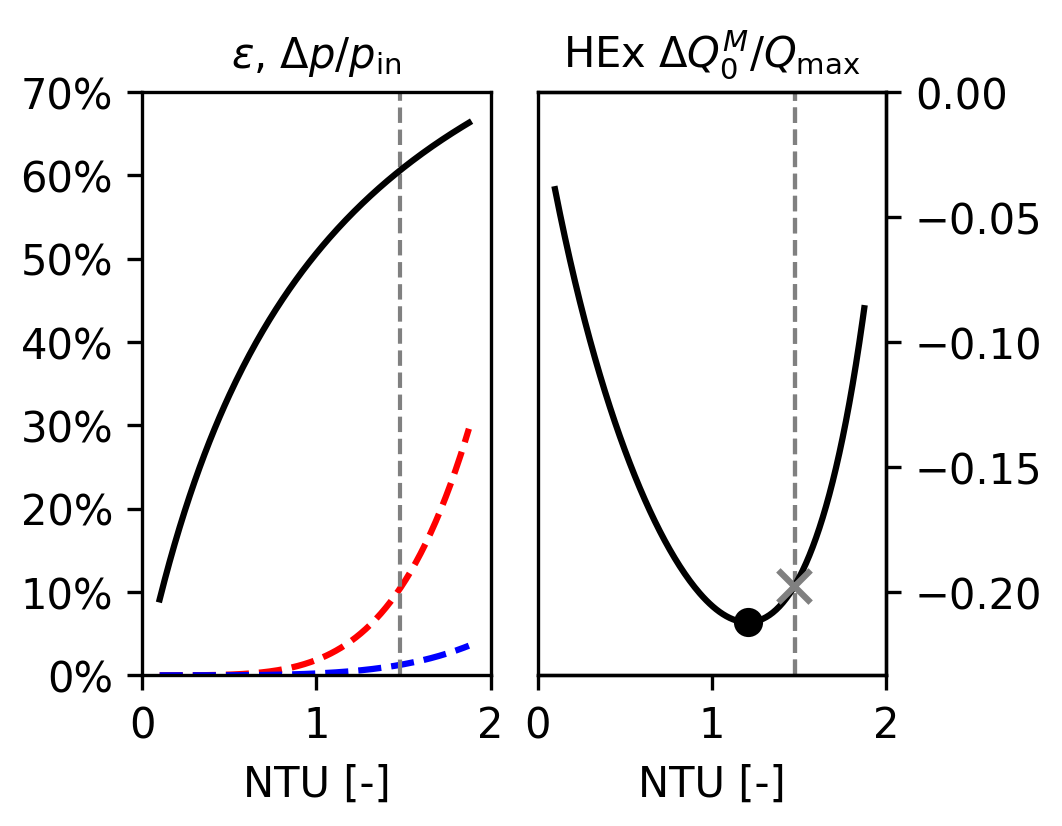

Recreate this plot in Python.
import os

import matplotlib.pyplot as plt
import numpy as np
import xflow_ver07
from xflow_ver07 import calculate_pressure_drop_ratio, create_plot

save_dir = os.path.dirname(os.path.abspath(__file__))

# Helicopter defaults (hardcoded from xflow.py)
DEFAULT_PRESSURE_DROP_ASSUMPTION = "inlet_density"
DEFAULT_C_COLD_OVER_C_HOT = 0.95  # C_cold / C_hot
DEFAULT_D_R = 0.44
DEFAULT_G2_H = 2e-2
DEFAULT_ST_OVER_F = 0.4  # Assumed same for both fluids
DEFAULT_F_C_OVER_F_H = 1.0  # f_c/f_h
DEFAULT_T = 1.7  # 980/576
DEFAULT_T_DEAD_OVER_T_COLD_IN = 0.52  # 300/576
DEFAULT_P_COLD_IN_OVER_P_HOT_IN = 7.2
DEFAULT_P_HOT_IN_OVER_P_DEAD = 1.03
DEFAULT_P_DEAD_OVER_P_HOT_IN = 1.0 / DEFAULT_P_HOT_IN_OVER_P_DEAD
DEFAULT_GAMMA = 1.4
TARGET_EPS = 0.6
NTU_MATCH = 1.479  # From Helicopter case in xflow.py
DEFAULT_NTU_MAX = 2.0
SHOW_CUBIC = True

# For inlet_density assumption
DEFAULT_MOLAR_MASS_RATIO = 1.0  # M_cold / M_hot (cold/hot) - default when not specified
DEFAULT_A_R = 1.0  # A_r (cold/hot) - default when not specified

DEFAULT_DP_MAX = 0.3

# Single g^2 value for plotting
PLOT_TRIPLE_G2 = None


def save_figures(
    c_cold_over_c_hot,
    st_over_f,
    f_c_over_f_h,
    d_r,
    g2_h,
    dp_max=DEFAULT_DP_MAX,
    base_name="newfig4",
    t=DEFAULT_T,
    t_dead_over_t_cold_in=DEFAULT_T_DEAD_OVER_T_COLD_IN,
    p_cold_in_over_p_hot_in=DEFAULT_P_COLD_IN_OVER_P_HOT_IN,
    p_dead_over_p_hot_in=DEFAULT_P_DEAD_OVER_P_HOT_IN,
    gamma=DEFAULT_GAMMA,
    pressure_drop_assumption=DEFAULT_PRESSURE_DROP_ASSUMPTION,
    molar_mass_ratio=DEFAULT_MOLAR_MASS_RATIO,
    a_r=DEFAULT_A_R,
):
    """
    Save figures as SVG, TIFF, and HD PNG combining conventional and practical frameworks.
    Two subplots side by side: left shows conventional (epsilon + pressure drops), right shows practical.
    """
    # Set font sizes to match Word (10pt = 10 points)
    plt.rcParams.update(
        {
            "font.size": 10,
            "axes.titlesize": 10,
            "axes.labelsize": 10,
            "xtick.labelsize": 10,
            "ytick.labelsize": 10,
            "legend.fontsize": 10,
            "figure.titlesize": 10,
        }
    )

    # Set SHOW_CUBIC and NTU_MATCH in xflow module before calling create_plot
    xflow_ver07.SHOW_CUBIC = SHOW_CUBIC
    xflow_ver07.NTU_MATCH = NTU_MATCH

    # Calculate pressure drop ratio based on assumption
    sigma_r = d_r * a_r if a_r is not None else None
    pressure_drop_ratio = calculate_pressure_drop_ratio(
        pressure_drop_assumption, c_cold_over_c_hot, t, d_r, molar_mass_ratio, sigma_r, p_cold_in_over_p_hot_in
    )

    # Create figure with two subplots side by side
    fig, (ax1, ax2) = plt.subplots(1, 2, figsize=(9 / 2.54, 7 / 2.54))
    ax1_twin = ax1.twinx()  # Will be used but both pressure drops go on left axis

    # Left subplot: Conventional framework
    # Plot epsilon and both pressure drops on left y-axis
    create_plot(
        c_cold_over_c_hot,
        st_over_f,
        f_c_over_f_h,
        d_r,
        g2_h,
        ntu_max=2.0,  # NTU 0-2 for left subplot
        dp_max=dp_max,
        ax=ax1,
        ax_twin=ax1_twin,
        plot_triple_g2=PLOT_TRIPLE_G2,
        framework="conventional",
        t=t,
        t_dead_over_t_cold_in=t_dead_over_t_cold_in,
        p_cold_in_over_p_hot_in=p_cold_in_over_p_hot_in,
        p_dead_over_p_hot_in=p_dead_over_p_hot_in,
        gamma=gamma,
        pressure_drop_percent_ratio_cold_over_hot=pressure_drop_ratio,
    )
    ax1.set_ylabel("")  # Remove the ylabel
    ax1.set_title(r"$\varepsilon$, $\Delta p / p_\mathrm{in}$")  # Set new title

    # Remove twin axis visibility and move pressure drops to main axis
    # Get the pressure drop lines from twin axis and replot on main axis
    handles1, labels1 = ax1.get_legend_handles_labels()
    handles2, labels2 = ax1_twin.get_legend_handles_labels()

    # Remove existing legends
    legend1 = ax1.get_legend()
    if legend1:
        legend1.remove()
    legend1_twin = ax1_twin.get_legend()
    if legend1_twin:
        legend1_twin.remove()

    # Replot pressure drops on main axis (if they exist)
    # We need to get the data from the lines
    for handle in handles2:
        x_data = handle.get_xdata()
        y_data = handle.get_ydata()
        valid_mask = np.isfinite(x_data) & np.isfinite(y_data)
        if np.any(valid_mask):
            label = handle.get_label()
            color = handle.get_color()
            linestyle = handle.get_linestyle()
            ax1.plot(x_data[valid_mask], y_data[valid_mask], color=color, linestyle=linestyle, label=label, zorder=1)

    # Hide twin axis
    ax1_twin.set_visible(False)

    # Set x-axis limits to 0-2
    ax1.set_xlim(0, 2)
    ax1.set_ylim(0, 0.7)
    ax1.set_xlabel("NTU [-]")

    # Add grey vertical line at NTU_MATCH
    # ax1.axvline(x=NTU_MATCH, color="grey", linestyle="--", linewidth=1, zorder=2)

    # Right subplot: Practical framework
    ax2_twin = ax2.twinx()  # Created but will be hidden
    create_plot(
        c_cold_over_c_hot,
        st_over_f,
        f_c_over_f_h,
        d_r,
        g2_h,
        ntu_max=2.0,  # NTU 0-2 for right subplot
        dp_max=dp_max,
        ax=ax2,
        ax_twin=ax2_twin,
        plot_triple_g2=PLOT_TRIPLE_G2,
        framework="practical",
        t=t,
        t_dead_over_t_cold_in=t_dead_over_t_cold_in,
        p_cold_in_over_p_hot_in=p_cold_in_over_p_hot_in,
        p_dead_over_p_hot_in=p_dead_over_p_hot_in,
        gamma=gamma,
        pressure_drop_percent_ratio_cold_over_hot=pressure_drop_ratio,
    )

    # Move y-axis to right side
    # Get ylabel and ylim from left axis (where create_plot set them)
    ylim = ax2.get_ylim()
    # Remove the current title from ax2
    ax2.set_title(r"HEx $\Delta Q_0^M/Q_{\mathrm{max}}$")
    # Remove the current legend from ax2, if it exists
    legend2 = ax2.get_legend()
    if legend2 is not None:
        legend2.remove()

    # Reuse ax2_twin (which was hidden by create_plot) as the right axis
    ax2_twin.set_visible(True)
    ax2_twin.set_ylim(ylim)
    ax2_twin.spines["right"].set_visible(True)
    ax2_twin.yaxis.set_visible(True)
    ax2_twin.tick_params(axis="y", right=True, labelright=True)

    # Hide left y-axis completely
    ax2.yaxis.set_visible(False)
    ax2.spines["left"].set_visible(False)
    ax2.set_ylabel("")  # Clear ylabel from left axis

    # Set x-axis limits to 0-2
    ax2.set_xlim(0, 2)
    ax2.set_xlabel("NTU [-]")

    lines = [line for line in ax2.get_lines()]

    # Add grey vertical line at NTU_MATCH
    ax2.axvline(x=NTU_MATCH, color="grey", linestyle="--", linewidth=1, zorder=2)
    # Scatter an x at the point (NTU_MATCH, y_closest) on the plotted line in ax2
    # Find the first Line2D artist in ax2 that is not a vline or hline

    if lines:
        line = lines[0]
        xdata = line.get_xdata()
        ydata = line.get_ydata()
        # Find index where x data is closest to NTU_MATCH
        idx = (np.abs(xdata - NTU_MATCH)).argmin()
        x_closest = xdata[idx]
        y_closest = ydata[idx]
        ax2.scatter(x_closest, y_closest, marker="x", color="grey", zorder=10, s=60)

    plt.tight_layout(pad=0.5)

    # Save as SVG
    fig.savefig(
        os.path.join(save_dir, f"{base_name}.svg"),
        dpi=300,
        facecolor="white",
        format="svg",
        bbox_inches=None,
        pad_inches=0,
    )

    # Save as TIFF
    fig.savefig(
        os.path.join(save_dir, f"{base_name}.tiff"),
        dpi=300,
        facecolor="white",
        format="tiff",
        bbox_inches=None,
        pad_inches=0,
    )

    # Save as HD PNG
    fig.savefig(
        os.path.join(save_dir, f"{base_name}.png"),
        dpi=300,
        facecolor="white",
        format="png",
        bbox_inches=None,
        pad_inches=0,
    )

    plt.close(fig)
    print(f"Saved figures: {base_name}.svg, {base_name}.tiff, {base_name}.png")


if __name__ == "__main__":
    # Save figures with Helicopter defaults
    save_figures(
        DEFAULT_C_COLD_OVER_C_HOT,
        DEFAULT_ST_OVER_F,
        DEFAULT_F_C_OVER_F_H,
        DEFAULT_D_R,
        DEFAULT_G2_H,
        dp_max=DEFAULT_DP_MAX,
        base_name="newfig4",
        t=DEFAULT_T,
        t_dead_over_t_cold_in=DEFAULT_T_DEAD_OVER_T_COLD_IN,
        p_cold_in_over_p_hot_in=DEFAULT_P_COLD_IN_OVER_P_HOT_IN,
        p_dead_over_p_hot_in=DEFAULT_P_DEAD_OVER_P_HOT_IN,
        gamma=DEFAULT_GAMMA,
        pressure_drop_assumption=DEFAULT_PRESSURE_DROP_ASSUMPTION,
        molar_mass_ratio=DEFAULT_MOLAR_MASS_RATIO,
        a_r=DEFAULT_A_R,
    )
